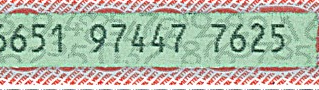
#> input picture opencv_data/0a172e60ea6d4813b5c3d70eabbd4ead.png, 319 x 90 px; its folder holds only this picture in this run
$ python opencv-denoise.py
#> lines starting #> are read from the running program, lines starting #| are printed output that depends on the picture; after the words box and inside, x2 and y2 are one past the last pixel; in counts of white or black regions, pixels touching at a corner belong together
import cv2
import numpy as np
import os

DIR = 'opencv_data'
i = 0

def denoise():
    for file in os.listdir(DIR):
        # i+=1
        # if (i % 1000 == 0):
        #     print('{} images has loaded'.format(i))

        img = cv2.imread(os.path.join(DIR, file), 1)
#> img is the input picture: shape (90, 319, 3); mean B, G, R 167.8, 184.5, 175.8
        img = img[:, :, 0]
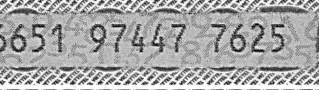
#> img: shape (90, 319); min 0, max 255, mean 167.8
        contrast_img = cv2.medianBlur(img, 1)

        thresh1 = cv2.adaptiveThreshold(contrast_img, 255, cv2.ADAPTIVE_THRESH_GAUSSIAN_C,\
            cv2.THRESH_BINARY,63,13)
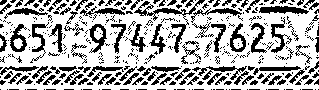
#> thresh1: shape (90, 319); 68.9% white; 409 black regions (303 under 20 px), largest, box (x1, y1, x2, y2) and area: (134, 0, 205, 53) 490, (259, 6, 309, 14) 273, (192, 66, 247, 80) 251


        # kernel = np.array([[0, 0, 1], [0, 1, 0], [1, 0, 0]], dtype = np.uint8).reshape(3, 3)
        # erosion = cv2.erode(thresh1, kernel, iterations = 1)
        thresh1 = cv2.medianBlur(thresh1, 5)
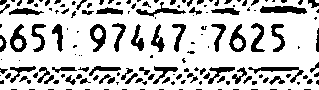
#> thresh1: shape (90, 319); 77.7% white; 165 black regions (93 under 20 px), largest, box (x1, y1, x2, y2) and area: (260, 6, 307, 14) 281, (248, 67, 304, 83) 238, (10, 24, 27, 52) 226

        cv2.imshow('img', thresh1)
        cv2.waitKey()
        cv2.imwrite(os.path.join('output_series_threshold', file), thresh1)

if __name__ == '__main__':
    # split_number()
    denoise()

$ run again, on opencv_data/0aeca33c15235041f2300516d066145d.png
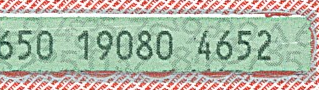
#> input picture opencv_data/0aeca33c15235041f2300516d066145d.png, 319 x 90 px
#> in denoise, img is the input picture: shape (90, 319, 3); mean B, G, R 166.5, 183, 176.2
#> img: shape (90, 319)
#> in denoise, `thresh1 = cv2.adaptiveThreshold(contrast_img, 255, cv2.ADAPTIVE_THRESH..`:
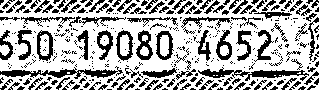
#> thresh1: shape (90, 319); 67.2% white; 388 black regions (264 under 20 px), largest, box (x1, y1, x2, y2) and area: (0, 66, 123, 79) 608, (198, 67, 309, 81) 576, (136, 30, 153, 60) 253
#> in denoise, `thresh1 = cv2.medianBlur(thresh1, 5)`:
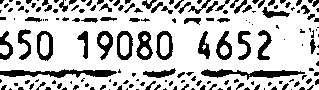
#> thresh1: shape (90, 319); 76% white; 180 black regions (113 under 20 px), largest, box (x1, y1, x2, y2) and area: (0, 69, 117, 78) 590, (201, 69, 305, 80) 521, (136, 31, 153, 60) 262

$ run again, on opencv_data/0b0ea68672a83d2bc34396ff17939127.png
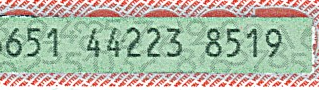
#> input picture opencv_data/0b0ea68672a83d2bc34396ff17939127.png, 319 x 90 px
#> in denoise, img is the input picture: shape (90, 319, 3); mean B, G, R 165.8, 183.7, 175.4
#> img: shape (90, 319)
#> in denoise, `thresh1 = cv2.adaptiveThreshold(contrast_img, 255, cv2.ADAPTIVE_THRESH..`:
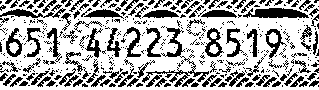
#> thresh1: shape (90, 319); 67.7% white; 409 black regions (295 under 20 px), largest, box (x1, y1, x2, y2) and area: (142, 27, 209, 87) 568, (243, 8, 309, 18) 472, (0, 8, 66, 18) 261
#> in denoise, `thresh1 = cv2.medianBlur(thresh1, 5)`:
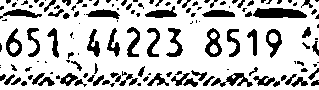
#> thresh1: shape (90, 319); 76.7% white; 147 black regions (75 under 20 px), largest, box (x1, y1, x2, y2) and area: (253, 8, 307, 18) 441, (205, 28, 222, 57) 245, (211, 73, 253, 87) 244

$ run again, on opencv_data/0b6e681148b68cac049a6c85cb16b5ae.png
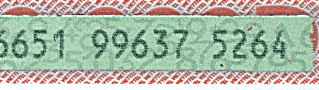
#> input picture opencv_data/0b6e681148b68cac049a6c85cb16b5ae.png, 319 x 90 px
#> in denoise, img is the input picture: shape (90, 319, 3); mean B, G, R 166, 182.5, 172.8
#> img: shape (90, 319)
#> in denoise, `thresh1 = cv2.adaptiveThreshold(contrast_img, 255, cv2.ADAPTIVE_THRESH..`:
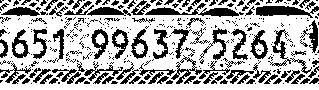
#> thresh1: shape (90, 319); 68% white; 367 black regions (269 under 20 px), largest, box (x1, y1, x2, y2) and area: (145, 3, 244, 17) 514, (256, 6, 319, 18) 460, (268, 29, 291, 67) 249
#> in denoise, `thresh1 = cv2.medianBlur(thresh1, 5)`:
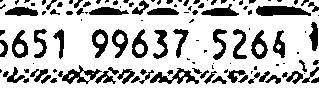
#> thresh1: shape (90, 319); 75.3% white; 123 black regions (56 under 20 px), largest, box (x1, y1, x2, y2) and area: (256, 6, 311, 16) 426, (150, 68, 199, 84) 316, (62, 65, 102, 84) 289

$ run again, on opencv_data/0a38a8145be9782f5fff068d0e6cd5b4.png
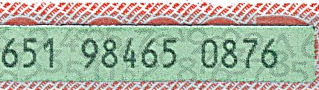
#> input picture opencv_data/0a38a8145be9782f5fff068d0e6cd5b4.png, 319 x 90 px
#> in denoise, img is the input picture: shape (90, 319, 3); mean B, G, R 162, 179.4, 170.4
#> img: shape (90, 319)
#> in denoise, `thresh1 = cv2.adaptiveThreshold(contrast_img, 255, cv2.ADAPTIVE_THRESH..`:
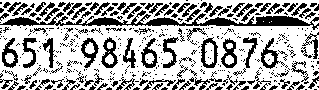
#> thresh1: shape (90, 319); 67.4% white; 419 black regions (309 under 20 px), largest, box (x1, y1, x2, y2) and area: (0, 10, 319, 30) 1830, (101, 37, 118, 68) 237, (201, 37, 218, 68) 235
#> in denoise, `thresh1 = cv2.medianBlur(thresh1, 5)`:
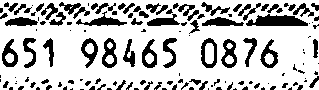
#> thresh1: shape (90, 319); 75.6% white; 146 black regions (71 under 20 px), largest, box (x1, y1, x2, y2) and area: (246, 14, 308, 26) 508, (76, 11, 127, 26) 269, (102, 38, 117, 68) 243
